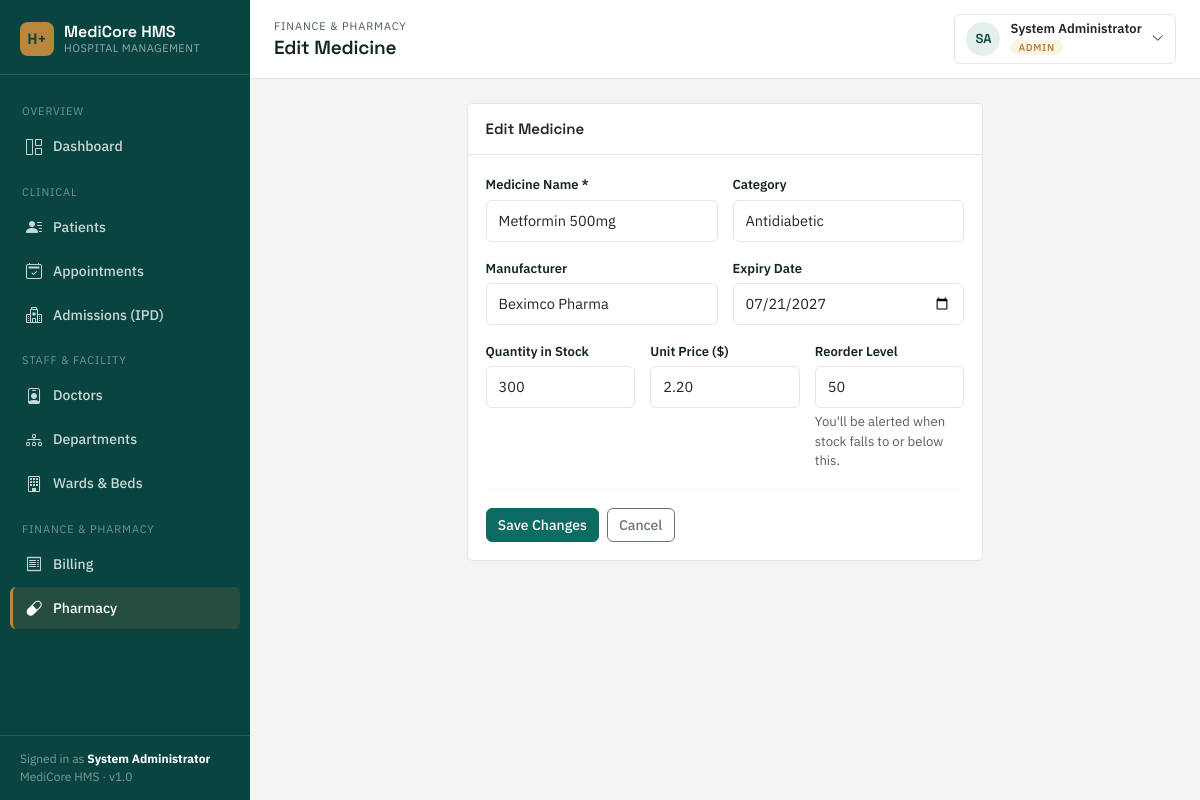
/pharmacy/form.php?id=2 (signed in), run on the app's committed database.
### tables this page shows
CREATE TABLE medicines (
    id INT AUTO_INCREMENT PRIMARY KEY,
    name VARCHAR(150) NOT NULL,
    category VARCHAR(100),
    manufacturer VARCHAR(150),
    quantity INT DEFAULT 0,
    unit_price DECIMAL(10,2) DEFAULT 0,
    expiry_date DATE NULL,
    reorder_level INT DEFAULT 10,
    created_at TIMESTAMP DEFAULT CURRENT_TIMESTAMP
);

### includes/functions.php (called while the page is built, shortened)
<?php
function sanitize($data) {
    return htmlspecialchars(trim($data ?? ''), ENT_QUOTES, 'UTF-8');
}

### pharmacy/form.php (the view, shortened to what this page needs)
<?php
require_once '../config/database.php';
require_once '../includes/functions.php';
$id = isset($_GET['id']) ? (int)$_GET['id'] : 0;
$isEdit = $id > 0;
$medicine = ['name' => '', 'category' => '', 'manufacturer' => '', 'quantity' => 0, 'unit_price' => '', 'expiry_date' => '', 'reorder_level' => 10];
if ($isEdit) {
    $stmt = $pdo->prepare("SELECT * FROM medicines WHERE id = ?");
    $stmt->execute([$id]);
    $medicine = $stmt->fetch();
}
require_once '../includes/header.php';
?>
<div class="row justify-content-center">
<div class="col-lg-7">
<div class="card">
    <div class="card-header"><?= $isEdit ? 'Edit Medicine' : 'New Medicine' ?></div>
    <div class="card-body">
        <form method="POST">
            <div class="row g-3">
                <div class="col-md-6">
                    <label class="form-label">Medicine Name *</label>
                    <input type="text" name="name" class="form-control" required value="<?= sanitize($medicine['name']) ?>" placeholder="e.g. Paracetamol 500mg">
                </div>
                <div class="col-md-6">
                    <label class="form-label">Category</label>
                    <input type="text" name="category" class="form-control" value="<?= sanitize($medicine['category']) ?>" placeholder="e.g. Analgesic">
                </div>
                <div class="col-md-6">
                    <label class="form-label">Manufacturer</label>
                    <input type="text" name="manufacturer" class="form-control" value="<?= sanitize($medicine['manufacturer']) ?>">
                </div>
                <div class="col-md-6">
                    <label class="form-label">Expiry Date</label>
                    <input type="date" name="expiry_date" class="form-control" value="<?= sanitize($medicine['expiry_date']) ?>">
                </div>
                <div class="col-md-4">
                    <label class="form-label">Quantity in Stock</label>
                    <input type="number" min="0" name="quantity" class="form-control" value="<?= sanitize((string)$medicine['quantity']) ?>">
                </div>
                <div class="col-md-4">
                    <label class="form-label">Unit Price ($)</label>
                    <input type="number" step="0.01" min="0" name="unit_price" class="form-control" value="<?= sanitize((string)$medicine['unit_price']) ?>">
                </div>
                <div class="col-md-4">
                    <label class="form-label">Reorder Level</label>
                    <input type="number" min="0" name="reorder_level" class="form-control" value="<?= sanitize((string)$medicine['reorder_level']) ?>">
                    <div class="form-text">You'll be alerted when stock falls to or below this.</div>
                </div>
            </div>
            <hr class="hairline-divider">
            <div class="d-flex gap-2">
                <button class="btn btn-primary"><?= $isEdit ? 'Save Changes' : 'Add Medicine' ?></button>
                <a href="list.php" class="btn btn-outline-secondary">Cancel</a>
            </div>
        </form>
    </div>
</div>
</div>
</div>
<?php require_once '../includes/footer.php'; ?>

### assets/css/style.css (style rules this page uses)
:root { --ink: #142523; --ink-soft: #4B5D5A; --paper: #F2F5F2; --surface: #FFFFFF; --primary: #0E6B64; --primary-deep: #0A4440; --primary-tint: #E4F0EE; --accent-gold: #B8863C; --accent-gold-tint: #FBF3E3; --danger: #B3261E; --danger-tint: #FBEAE9; --success: #3F7D58; --success-tint: #EAF4EC; --warning: #B8863C; --warning-tint: #FBF3E3; --line: #E1E7E4; --radius: 6px; --shadow-sm: 0 1px 2px rgba(20, 37, 35, 0.06); }
* { box-sizing: border-box; }
html, body { background: var(--paper); color: var(--ink); font-family: 'IBM Plex Sans', -apple-system, BlinkMacSystemFont, sans-serif; font-size: 15px; }
a { color: var(--primary); text-decoration: none; }
.card { background: var(--surface); border: 1px solid var(--line); border-radius: var(--radius); box-shadow: none; }
.card-header { background: var(--surface); border-bottom: 1px solid var(--line); font-family: 'Space Grotesk', sans-serif; font-weight: 600; padding: 14px 18px; }
.card-body { padding: 18px; }
.btn { border-radius: var(--radius); font-weight: 500; font-size: 14px; }
.btn-primary { background: var(--primary); border-color: var(--primary); }
.form-label { font-size: 13px; font-weight: 600; color: var(--ink); margin-bottom: 5px; }
.form-control, .form-select { border-color: var(--line); border-radius: var(--radius); font-size: 14.5px; padding: 9px 12px; }
.hairline-divider { border: none; border-top: 1px solid var(--line); margin: 18px 0; }

### data on the page
medicines: name "Metformin 500mg", category "Antidiabetic", manufacturer "Beximco Pharma", expiry_date "07/21/2027", quantity "300", unit_price "2.20", reorder_level "50"

### other printed values
$__u['full_name'] "System Administrator"
$pageEyebrow "FINANCE & PHARMACY"
$pageTitle "Edit Medicine"
$__initials "SA"
$__u['role'] "ADMIN"
